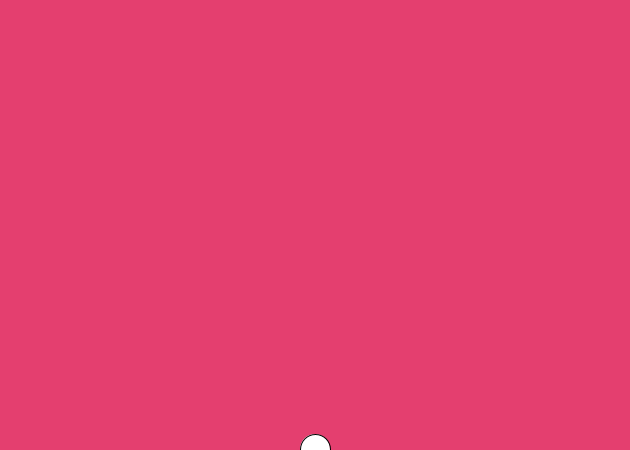
Frame 1 (no input)
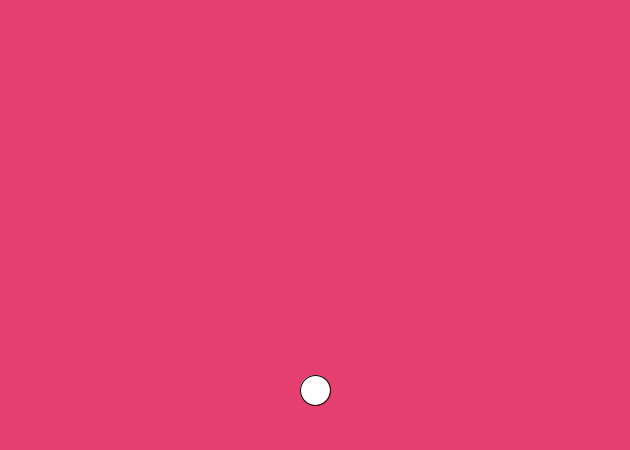
Frame 60 (the mouse pressed at the canvas centre just before this capture)
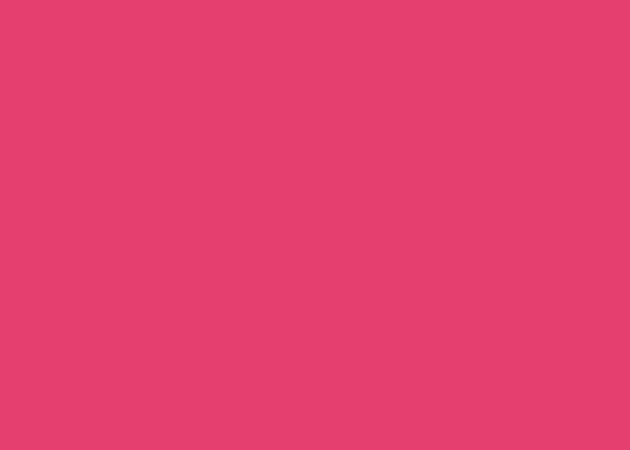
Frame 120 (the mouse held since frame 60 and released just before this capture)

The Processing sketch that drew these frames (run headless with seeded random() and noise(); from frame 60 on, the mouse is pressed at the canvas centre):

// Processing sketch: classe
// ── classe.pde
Bubble b;
boolean going = false;

void setup(){
 size (630, 450);  
 b = new Bubble();
}

void draw(){
  background(#E43F6F);
  b.ascend();
  b.display();
 //b.top();  
}

void mousePressed(){
  b.pop(); 
}

// ── Ball.pde
class Bubble {

  float x;
  float y;

  Bubble() {
    x = width/2;
    y = height;
  }


  void ascend() {
    y--;
  }

  void display() {
    ellipse(x, y, 30, 30);
  }

  void pop() {
    noStroke();
    fill(#E43F6F);
    ellipse(x, y, 30, 30);
  }
}
